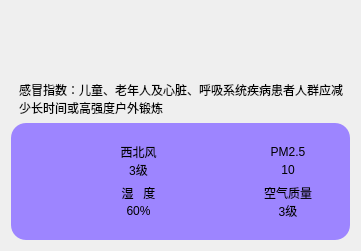
    <widget class="QWidget" name="widget" native="true">
     <property name="enabled">
      <bool>true</bool>
     </property>
     <property name="geometry">
      <rect>
       <x>20</x>
       <y>200</y>
       <width>361</width>
       <height>251</height>
      </rect>
     </property>
     <property name="font">
      <font>
       <bold>false</bold>
      </font>
     </property>
     <layout class="QVBoxLayout" name="verticalLayout_11">
      <property name="leftMargin">
       <number>11</number>
      </property>
      <property name="topMargin">
       <number>11</number>
      </property>
      <property name="rightMargin">
       <number>11</number>
      </property>
      <property name="bottomMargin">
       <number>11</number>
      </property>
      <item>
       <spacer name="verticalSpacer">
        <property name="orientation">
         <enum>Qt::Vertical</enum>
        </property>
        <property name="sizeHint" stdset="0">
         <size>
          <width>20</width>
          <height>17</height>
         </size>
        </property>
       </spacer>
      </item>
      <item>
       <widget class="QLabel" name="lblGanMao">
        <property name="font">
         <font>
          <family>Microsoft YaHei UI</family>
          <pointsize>9</pointsize>
          <italic>false</italic>
          <bold>false</bold>
         </font>
        </property>
        <property name="styleSheet">
         <string notr="true">background-color: rgba(60, 60, 60, 0);
font: 9pt &quot;Microsoft YaHei UI&quot;;
padding-left: 5px;
padding-right: 5px;</string>
        </property>
        <property name="text">
         <string>感冒指数：儿童、老年人及心脏、呼吸系统疾病患者人群应减少长时间或高强度户外锻炼</string>
        </property>
        <property name="wordWrap">
         <bool>true</bool>
        </property>
       </widget>
      </item>
      <item>
       <widget class="QWidget" name="widget_2" native="true">
        <property name="styleSheet">
         <string notr="true">background-color: rgb(157, 133, 255);
border-radius: 15px</string>
        </property>
        <layout class="QGridLayout" name="gridLayout_4">
         <property name="leftMargin">
          <number>30</number>
         </property>
         <property name="topMargin">
          <number>20</number>
         </property>
         <property name="rightMargin">
          <number>30</number>
         </property>
         <property name="bottomMargin">
          <number>20</number>
         </property>
         <property name="horizontalSpacing">
          <number>20</number>
         </property>
         <property name="verticalSpacing">
          <number>5</number>
         </property>
         <item row="0" column="0">
          <layout class="QHBoxLayout" name="horizontalLayout_12">
           <item>
            <widget class="QLabel" name="lblWindIcon">
             <property name="styleSheet">
              <string notr="true">background-color: rgba(255, 255, 255, 0);</string>
             </property>
             <property name="text">
              <string/>
             </property>
             <property name="pixmap">
              <pixmap resource="main.qrc">:/res/wind.png</pixmap>
             </property>
             <property name="scaledContents">
              <bool>true</bool>
             </property>
            </widget>
           </item>
           <item>
            <layout class="QVBoxLayout" name="verticalLayout_4">
             <item>
              <widget class="QLabel" name="lblWindFx">
               <property name="styleSheet">
                <string notr="true">background-color: rgba(255, 255, 255,0);
font: 10pt &quot;微软雅黑&quot;;</string>
               </property>
               <property name="text">
                <string>西北风</string>
               </property>
               <property name="alignment">
                <set>Qt::AlignCenter</set>
               </property>
              </widget>
             </item>
             <item>
              <widget class="QLabel" name="lblWindFl">
               <property name="styleSheet">
                <string notr="true">background-color: rgba(255, 255, 255,0);
font: 10pt &quot;微软雅黑&quot;;</string>
               </property>
               <property name="text">
                <string>3级</string>
               </property>
               <property name="alignment">
                <set>Qt::AlignCenter</set>
               </property>
              </widget>
             </item>
            </layout>
           </item>
          </layout>
         </item>
         <item row="0" column="1">
          <layout class="QHBoxLayout" name="horizontalLayout_15">
           <item>
            <widget class="QLabel" name="lblPm25Icon">
             <property name="styleSheet">
              <string notr="true">background-color: rgba(255, 255, 255, 0);</string>
             </property>
             <property name="text">
              <string/>
             </property>
             <property name="pixmap">
              <pixmap resource="main.qrc">:/res/pm25.png</pixmap>
             </property>
             <property name="scaledContents">
              <bool>true</bool>
             </property>
            </widget>
           </item>
           <item>
            <layout class="QVBoxLayout" name="verticalLayout_8">
             <item>
              <widget class="QLabel" name="lblWindFx_4">
               <property name="styleSheet">
                <string notr="true">background-color: rgba(255, 255, 255,0);
font: 10pt &quot;微软雅黑&quot;;</string>
               </property>
               <property name="text">
                <string>PM2.5</string>
               </property>
               <property name="alignment">
                <set>Qt::AlignCenter</set>
               </property>
              </widget>
             </item>
             <item>
              <widget class="QLabel" name="lblPm25">
               <property name="styleSheet">
                <string notr="true">background-color: rgba(255, 255, 255,0);
font: 10pt &quot;微软雅黑&quot;;</string>
               </property>
               <property name="text">
                <string>10</string>
               </property>
               <property name="alignment">
                <set>Qt::AlignCenter</set>
               </property>
              </widget>
             </item>
            </layout>
           </item>
          </layout>
         </item>
         <item row="1" column="0">
          <layout class="QHBoxLayout" name="horizontalLayout_7">
           <item>
            <widget class="QLabel" name="lblShiduIcon">
             <property name="styleSheet">
              <string notr="true">background-color: rgba(255, 255, 255, 0);</string>
             </property>
             <property name="text">
              <string/>
             </property>
             <property name="pixmap">
              <pixmap resource="main.qrc">:/res/humidity.png</pixmap>
             </property>
             <property name="scaledContents">
              <bool>true</bool>
             </property>
            </widget>
           </item>
           <item>
            <layout class="QVBoxLayout" name="verticalLayout_9">
             <item>
              <widget class="QLabel" name="lblWindFx_5">
               <property name="styleSheet">
                <string notr="true">background-color: rgba(255, 255, 255,0);
font: 10pt &quot;微软雅黑&quot;;</string>
               </property>
               <property name="text">
                <string>湿   度</string>
               </property>
               <property name="alignment">
                <set>Qt::AlignCenter</set>
               </property>
              </widget>
             </item>
             <item>
              <widget class="QLabel" name="lblShidu">
               <property name="styleSheet">
                <string notr="true">background-color: rgba(255, 255, 255,0);
font: 10pt &quot;微软雅黑&quot;;</string>
               </property>
               <property name="text">
                <string>60%</string>
               </property>
               <property name="alignment">
                <set>Qt::AlignCenter</set>
               </property>
              </widget>
             </item>
            </layout>
           </item>
          </layout>
         </item>
         <item row="1" column="1">
          <layout class="QHBoxLayout" name="horizontalLayout_8">
           <property name="spacing">
            <number>0</number>
           </property>
           <property name="leftMargin">
            <number>0</number>
           </property>
           <property name="rightMargin">
            <number>0</number>
           </property>
           <item>
            <widget class="QLabel" name="lblAqiIcon">
             <property name="styleSheet">
              <string notr="true">background-color: rgba(255, 255, 255, 0);</string>
             </property>
             <property name="text">
              <string/>
             </property>
             <property name="pixmap">
              <pixmap resource="main.qrc">:/res/aqi.png</pixmap>
             </property>
             <property name="scaledContents">
              <bool>true</bool>
             </property>
            </widget>
           </item>
           <item>
            <layout class="QVBoxLayout" name="verticalLayout_10">
             <property name="leftMargin">
              <number>0</number>
             </property>
             <property name="rightMargin">
              <number>0</number>
             </property>
             <item>
              <widget class="QLabel" name="lblWindFx_6">
               <property name="minimumSize">
                <size>
                 <width>60</width>
                 <height>0</height>
                </size>
               </property>
               <property name="font">
                <font>
                 <family>微软雅黑</family>
                 <pointsize>9</pointsize>
                 <italic>false</italic>
                 <bold>false</bold>
                </font>
               </property>
               <property name="styleSheet">
                <string notr="true">background-color: rgba(255, 255, 255,0);
font: 9pt &quot;微软雅黑&quot;;</string>
               </property>
               <property name="text">
                <string>空气质量</string>
               </property>
               <property name="alignment">
                <set>Qt::AlignCenter</set>
               </property>
              </widget>
             </item>
             <item>
              <widget class="QLabel" name="lblQuality">
               <property name="styleSheet">
                <string notr="true">background-color: rgba(255, 255, 255,0);
font: 10pt &quot;微软雅黑&quot;;</string>
               </property>
               <property name="text">
                <string>3级</string>
               </property>
               <property name="alignment">
                <set>Qt::AlignCenter</set>
               </property>
              </widget>
             </item>
            </layout>
           </item>
          </layout>
         </item>
        </layout>
       </widget>
      </item>
     </layout>
    </widget>
